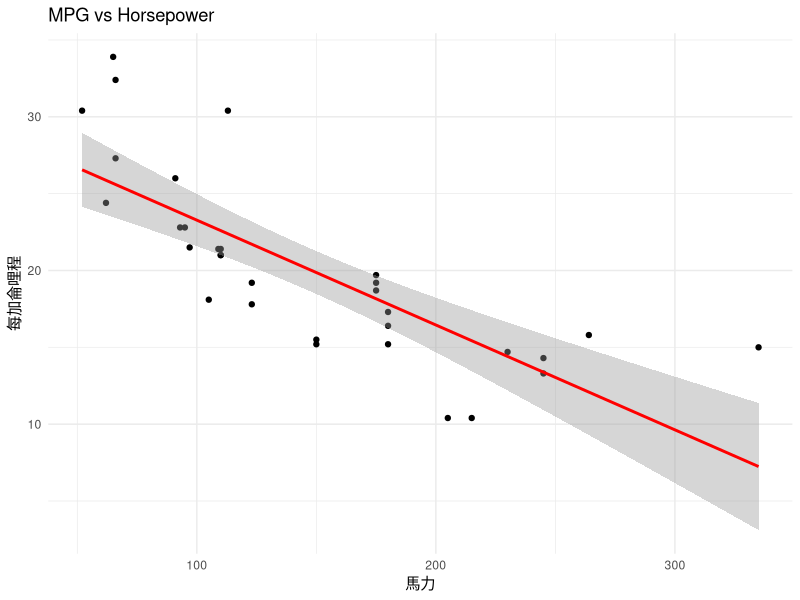
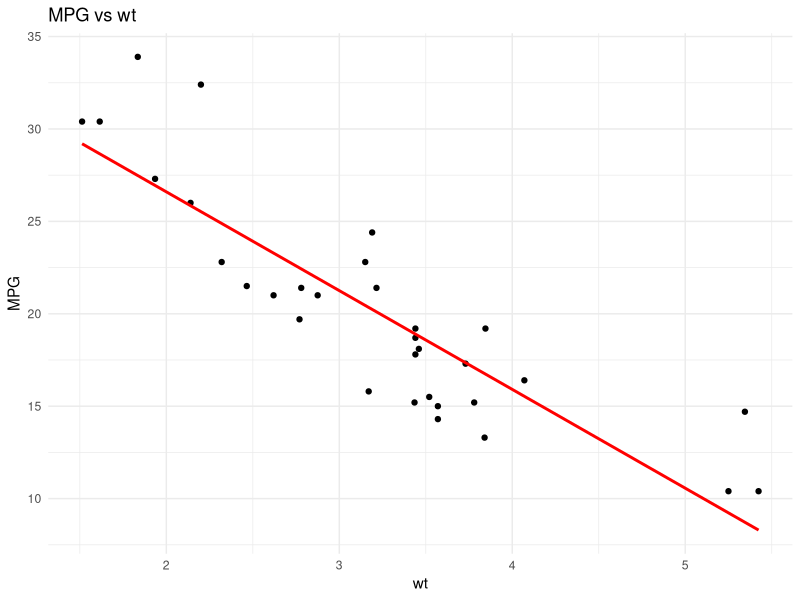

The R source for these figures, in order:
library(ggplot2)

# ------------------------------------------------------------------
# Scatterplot
ggplot(mtcars, aes(x = hp, y = mpg)) +
    geom_point() + 
    geom_smooth(method = "lm", se = TRUE, color = "red") +
    # lm 信賴區間， se 灰色
    labs(title = "MPG vs Horsepower", x = "馬力", y = "每加侖哩程") +
    theme_minimal() # 這會把背後的格現灰色變淡

# ------------------------------------------------------------------
# 用 ggplot() 畫出 mtcars 中 wt（車重）與 mpg 的散佈圖。
# 為上面圖加上線性趨勢線（紅色），並移除信賴區間。
# 觀察圖形後：你覺得車重與油耗有關聯嗎？關聯方向是正還是負？

ggplot(mtcars, aes(x = wt, y = mpg)) + 
    geom_point() + 
    geom_smooth(method = 'lm',se = FALSE, color = 'red') + 
    labs(title = 'MPG vs wt', x = 'wt', y = 'MPG') + 
    theme_minimal() 